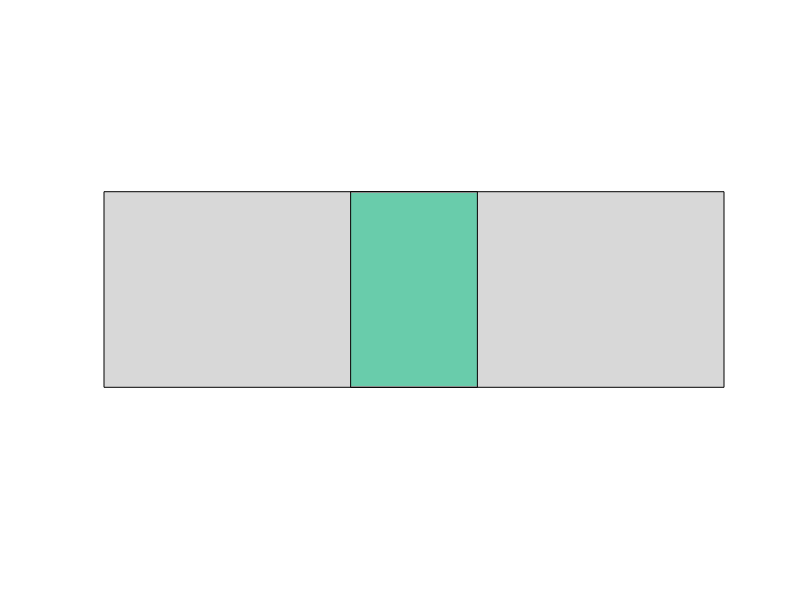

The MATLAB script that drew this image:
% this script plot the fixed end beam with rectangular inclusion in the
% middle, no mesh is needed, l = 90, h = 20.
hold on
% matrix
rectangle('Position', [0 0 90 20], 'FaceColor', [0.84706 0.84706 0.84706])

% inclusion
rectangle('Position', [35.8 0 18.4 20], 'FaceColor', [0.41176 0.8 0.67059])

axis([0 90 -15 35])

axis off

% add the following to plot the beam with node labels.
% plotDeformedStruct(node, elem, dis, 1, 1)